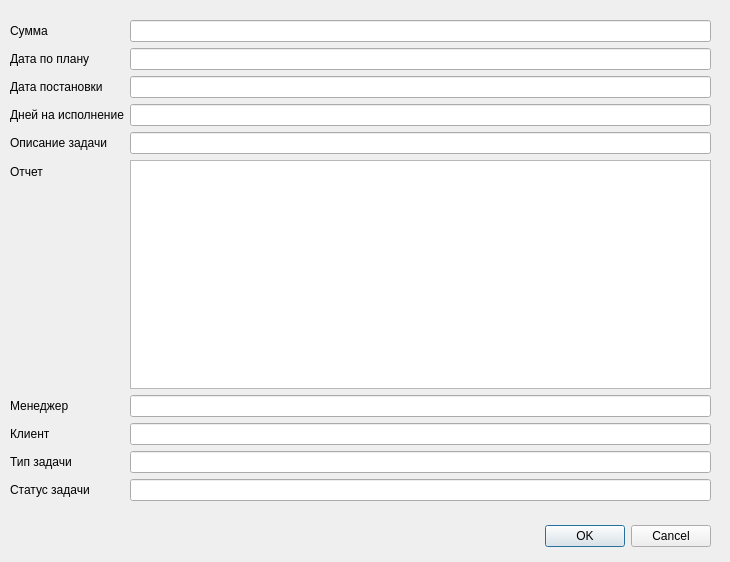
<?xml version="1.0" encoding="UTF-8"?>
<ui version="4.0">
 <class>fAddTask</class>
 <widget class="QDialog" name="fAddTask">
  <property name="geometry">
   <rect>
    <x>0</x>
    <y>0</y>
    <width>730</width>
    <height>562</height>
   </rect>
  </property>
  <property name="windowTitle">
   <string>Добавление задачи</string>
  </property>
  <widget class="QDialogButtonBox" name="buttonBox">
   <property name="geometry">
    <rect>
     <x>370</x>
     <y>520</y>
     <width>341</width>
     <height>32</height>
    </rect>
   </property>
   <property name="orientation">
    <enum>Qt::Horizontal</enum>
   </property>
   <property name="standardButtons">
    <set>QDialogButtonBox::Cancel|QDialogButtonBox::Ok</set>
   </property>
  </widget>
  <widget class="QWidget" name="formLayoutWidget">
   <property name="geometry">
    <rect>
     <x>10</x>
     <y>20</y>
     <width>701</width>
     <height>481</height>
    </rect>
   </property>
   <layout class="QFormLayout" name="formLayout">
    <item row="0" column="0">
     <widget class="QLabel" name="label">
      <property name="text">
       <string>Сумма</string>
      </property>
     </widget>
    </item>
    <item row="1" column="0">
     <widget class="QLabel" name="label_2">
      <property name="text">
       <string>Дата по плану</string>
      </property>
     </widget>
    </item>
    <item row="0" column="1">
     <widget class="QLineEdit" name="leSum"/>
    </item>
    <item row="2" column="0">
     <widget class="QLabel" name="label_3">
      <property name="text">
       <string>Дата постановки</string>
      </property>
     </widget>
    </item>
    <item row="4" column="0">
     <widget class="QLabel" name="leDescription">
      <property name="text">
       <string>Описание задачи</string>
      </property>
     </widget>
    </item>
    <item row="1" column="1">
     <widget class="QLineEdit" name="leDplan"/>
    </item>
    <item row="5" column="0">
     <widget class="QLabel" name="label_6">
      <property name="text">
       <string>Отчет</string>
      </property>
     </widget>
    </item>
    <item row="6" column="0">
     <widget class="QLabel" name="label_7">
      <property name="text">
       <string>Менеджер</string>
      </property>
     </widget>
    </item>
    <item row="7" column="0">
     <widget class="QLabel" name="label_8">
      <property name="text">
       <string>Клиент</string>
      </property>
     </widget>
    </item>
    <item row="8" column="0">
     <widget class="QLabel" name="label_9">
      <property name="text">
       <string>Тип задачи</string>
      </property>
     </widget>
    </item>
    <item row="9" column="0">
     <widget class="QLabel" name="label_10">
      <property name="text">
       <string>Статус задачи</string>
      </property>
     </widget>
    </item>
    <item row="2" column="1">
     <widget class="QLineEdit" name="leDstart"/>
    </item>
    <item row="3" column="1">
     <widget class="QLineEdit" name="leDays"/>
    </item>
    <item row="4" column="1">
     <widget class="QLineEdit" name="lineEdit_5"/>
    </item>
    <item row="5" column="1">
     <widget class="QTextEdit" name="teReport"/>
    </item>
    <item row="6" column="1">
     <widget class="QLineEdit" name="leManager_id"/>
    </item>
    <item row="7" column="1">
     <widget class="QLineEdit" name="leClient_id"/>
    </item>
    <item row="8" column="1">
     <widget class="QLineEdit" name="leTaskType"/>
    </item>
    <item row="9" column="1">
     <widget class="QLineEdit" name="leStatus"/>
    </item>
    <item row="3" column="0">
     <widget class="QLabel" name="label_4">
      <property name="text">
       <string>Дней на исполнение</string>
      </property>
     </widget>
    </item>
   </layout>
  </widget>
 </widget>
 <resources/>
 <connections>
  <connection>
   <sender>buttonBox</sender>
   <signal>accepted()</signal>
   <receiver>fAddTask</receiver>
   <slot>accept()</slot>
   <hints>
    <hint type="sourcelabel">
     <x>248</x>
     <y>254</y>
    </hint>
    <hint type="destinationlabel">
     <x>157</x>
     <y>274</y>
    </hint>
   </hints>
  </connection>
  <connection>
   <sender>buttonBox</sender>
   <signal>rejected()</signal>
   <receiver>fAddTask</receiver>
   <slot>reject()</slot>
   <hints>
    <hint type="sourcelabel">
     <x>316</x>
     <y>260</y>
    </hint>
    <hint type="destinationlabel">
     <x>286</x>
     <y>274</y>
    </hint>
   </hints>
  </connection>
 </connections>
</ui>
